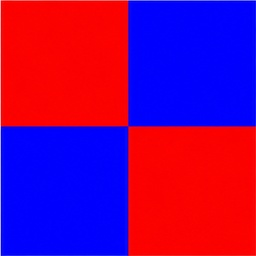
#> input picture test_image/02_RGB_K2.jpg, 256 x 256 px
$ python Encoding.py
#> lines starting #> are read from the running program, lines starting #| are printed output that depends on the picture
from PIL import Image
import numpy as np
import math
import json
import os

#compression ratio function
# [71 lines left out: function getRatio, not called in this run]

def read_image(name, mode):
    img = Image.open(name).convert(mode)
    img_array = np.array(img)
    return img_array

# [166 lines left out: functions pad_image, extract_vectors, calc_distance, split_codebook, assign_vectors, update_centroids and 4 more, not called in this run]


def run_encoding():

    print("\n─── ⋆⋅☆⋅⋆ ───── ⋆⋅☆⋅⋆ ───── ⋆⋅☆⋅⋆ ───")
    print("⋆⋅☆⋅⋆       Vector Quantization Compression       ⋆⋅☆⋅⋆")
    print("─── ⋆⋅☆⋅⋆ ───── ⋆⋅☆⋅⋆ ───── ⋆⋅☆⋅⋆ ───")

    try:

        image_path = input("\n⚝ Enter image filename: ").strip()
#> the answer given: test_image/02_RGB_K2.jpg

        if not os.path.isfile(image_path):
            raise FileNotFoundError("Image file not found.")

        print("\n⚝ Select image mode:")
        print("   1- Grayscale")
        print("   2- RGB")

        mode_choice = input("Enter choice: ").strip()
#> the answer given: 1
        if mode_choice == "1":
            mode = "L"
        elif mode_choice == "2":
            mode = "RGB"

        else:
            raise ValueError("Invalid image mode selection.")

        block_height = int(input("⚝ Enter block height: "))
#> the answer given: 100
        block_width = int(input("⚝ Enter block width: "))
#> the answer given: 100

        if block_height <= 0 or block_width <= 0:
            raise ValueError("Block dimensions must be positive.")

        K = int(input("⚝ Enter number of codebook vectors (K): "))
#> the answer given: 3

        if K < 1:
            raise ValueError("K must be larger than 1")

        img = read_image(image_path, mode)
#> in read_image, `img = Image.open(name).convert(mode)`:
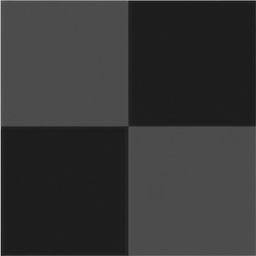
#> img: PIL image 256x256 L; min 26, max 203, mean 53.8

        height, width = img.shape[:2]
#> height = 256; width = 256

        padded_height = ((height + block_height - 1) // block_height) * block_height
#> padded_height = 300

        padded_width = ((width + block_width - 1) // block_width) * block_width
#> padded_width = 300

        number_of_blocks = ((padded_height // block_height) * (padded_width // block_width))
#> number_of_blocks = 9

        if K > number_of_blocks:
            raise ValueError("K cannot exceed the number of image blocks.")

        codebook_filename = input("⚝ Enter what you'd like to name codebook file (include .json): ")
#> the answer given: test_image/05_RGB_K4.jpg
#> (the run stopped early here; a loop or call above may not have finished)
